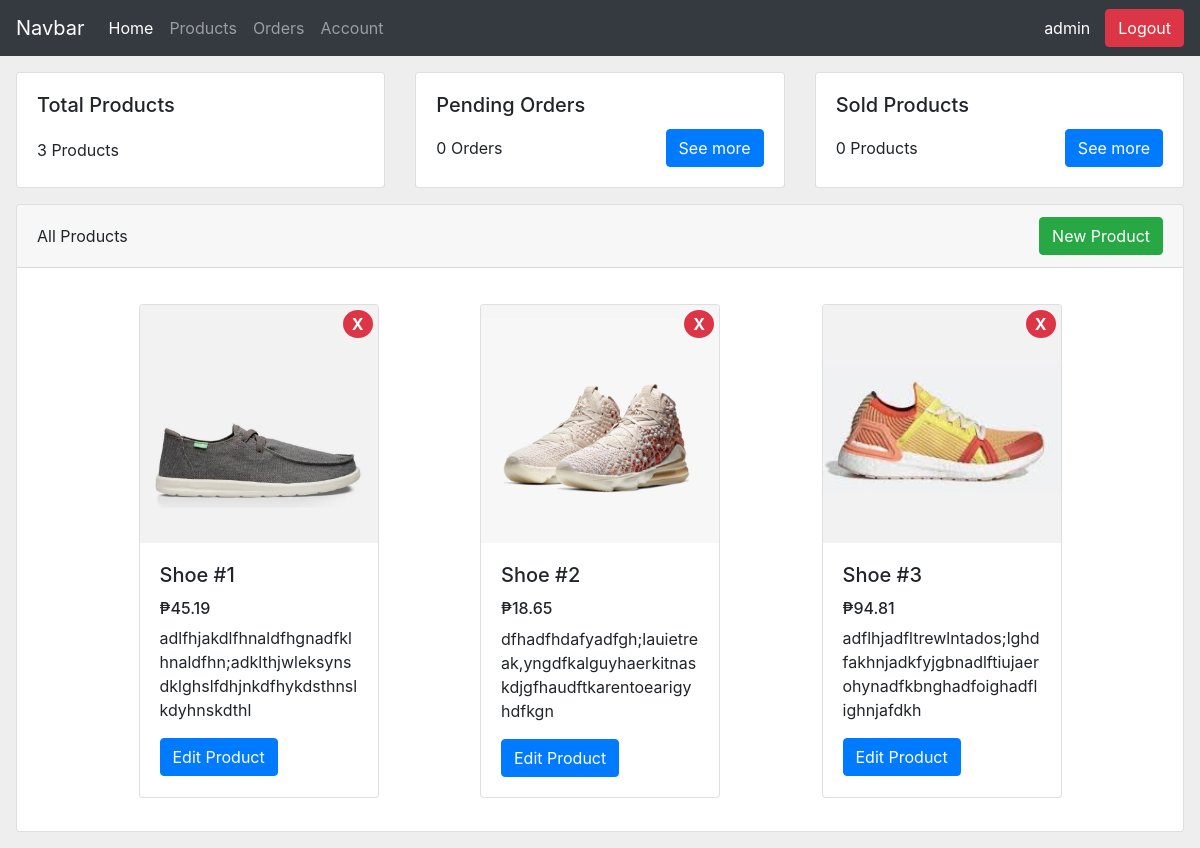
Screenshot of /products/ (signed in) with the database file from the repository.
### client/models.py (models this page shows, shortened)
class Product(models.Model):
	name = models.CharField(max_length=30)
	price = models.FloatField()
	description = models.CharField(max_length=255)
	product_pic = models.ImageField()
	seller = models.ForeignKey(User, on_delete=models.CASCADE)
	created_at = models.DateTimeField(auto_now_add=True)
	updated_at = models.DateTimeField(auto_now=True)

### client/views.py (the view)
# urls.py: path("products/", products, name="products"),
@login_required(login_url="login")
def products(request):
	products = Product.objects.filter(seller_id=request.user.id)
	orders = Order.objects.filter(product__seller_id=request.user.id)
	pending_orders = orders.filter(status="Pending")
	sold_products = orders.filter(status="Delivered")
	context = {
		"products": products,
		"pending_orders": pending_orders,
		"sold_products": sold_products,
	}
	return render(request, "products.html", context)

### client/templates/products.html (shortened to what this page needs)
{% extends 'base.html' %}
{% block body %}
{% include "nav.html" %}
<div class="row mt-3">
  <div class="col-sm ml-3">
    <div class="card">
      <div class="card-body">
        <h5 class="card-title">Total Products</h5>
        <p class="card-text" style="margin-top: 21px;margin-bottom: 5px;">{{products.count}} Products</p>
      </div>
    </div>
  </div>
  <div class="col-sm">
    <div class="card">
      <div class="card-body">
        <h5 class="card-title">Pending Orders</h5>
        <div class="see-more-wrapper">
          <p class="card-text">{{pending_orders.count}} Orders</p>
          <a class="btn btn-primary" href="{% url 'update-order' %}">See more</a>
        </div>
      </div>
    </div>
  </div>
  <div class="col-sm mr-3">
    <div class="card">
      <div class="card-body">
        <h5 class="card-title">Sold Products</h5>
        <div class="see-more-wrapper">
          <p class="card-text">{{sold_products.count}} Products</p>
          <a class="btn btn-primary" href="{% url 'sold-products' %}">See more</a>
        </div>
      </div>
    </div>
  </div>
</div>
<div class="card mr-3 ml-3 mt-3 mb-3">
  <div class="card-header">
    <div>
      All Products
    </div>
    <div>
      <a class="btn btn-success" href="{% url 'create-product' %}">New Product</a>
    </div>
  </div>
  <div class="card-body card-wrapper mt-3 pb-2">
    {% if products %}
    {% for product in products %}
    <div class="card" style="width: 15rem;">
      <a class="delete-btn" href="{% url 'delete-product' product.id %}">X</a>
      <img class="card-img-top" src="{% if product.product_pic.url is not None %}{{product.product_pic.url}}{% endif %}" alt="Card image cap">
      <div class="card-body">
        <h5 class="card-title">{{product.name}}</h5>
        <h6>&#8369;{{product.price}}</h6>
        <p class="card-text">{{product.description}}</p>
        <a href="{% url 'update-product' product.id %}" class="btn btn-primary">Edit Product</a>
      </div>
    </div>
    {% endfor %}
    {% else %}
      <p style="font-size: 28px;">No products found.</p>
    {% endif %}
  </div>
</div>
{% endblock %}

### client/templates/nav.html (shortened to what this page needs)
<nav class="navbar navbar-expand-lg navbar-dark bg-dark">
  <a class="navbar-brand" href="#">Navbar</a>
  <div class="collapse navbar-collapse" id="navbarSupportedContent">
    <ul class="navbar-nav mr-auto">
      <li class="nav-item active">
        <a class="nav-link" href="{% url 'index' %}">Home <span class="sr-only">(current)</span></a>
      </li>
      <li class="nav-item">
        <a class="nav-link" href="{% url 'products' %}">Products</a>
      </li>
      <li class="nav-item">
        <a class="nav-link" href="{% url 'orders' %}">Orders</a>
      </li>
      <li class="nav-item">
        <a class="nav-link" href="">Account</a>
      </li>
    </ul>
    {% if user.is_authenticated %}
    <p class="user">{{ user }}</p>
    <a class="btn btn-danger" href="{% url 'logout' %}">Logout</a>
    {% endif %}
  </div>
</nav>

### client/templates/base.html (style rules this page uses)
body { overflow-x: hidden; }
.user { color: white; margin-bottom: 0; margin-right: 15px; }

### client/templates/products.html (style rules this page uses)
.row { justify-content: space-evenly; }
.card-header { display: flex; justify-content: space-between; align-items: center; }
.card-wrapper { display: flex; flex-wrap: wrap; justify-content: space-evenly; }
.card-wrapper > div { margin-bottom: 25px; }
.delete-btn { position: absolute; right: 0; border-radius: 50%; background-color: #dc3545; color: white; border: none; padding: 2px 9px; font-weight: bold; margin: 5px; }
.see-more-wrapper { display: flex; justify-content: space-between; align-items: center; }
.see-more-wrapper p { margin: 0; }

### rows the page displays
Product: product_pic (picture), name "Shoe #1", price "45.19", description "adlfhjakdlfhnaldfhgnadfklhnaldfhn;adklthjwleksynsdklghslfdhjnkdfhykdsthnslkdyhnskdthl"
Product: product_pic (picture), name "Shoe #2", price "18.65", description "dfhadfhdafyadfgh;lauietreak,yngdfkalguyhaerkitnaskdjgfhaudftkarentoearigyhdfkgn"
Product: product_pic (picture), name "Shoe #3", price "94.81", description "adflhjadfltrewlntados;lghdfakhnjadkfyjgbnadlftiujaerohynadfkbnghadfoighadflighnjafdkh"

### other values shown
{{ user }} "admin"
{{ products.count }} "3"
{{ pending_orders.count }} "0"
{{ sold_products.count }} "0"
